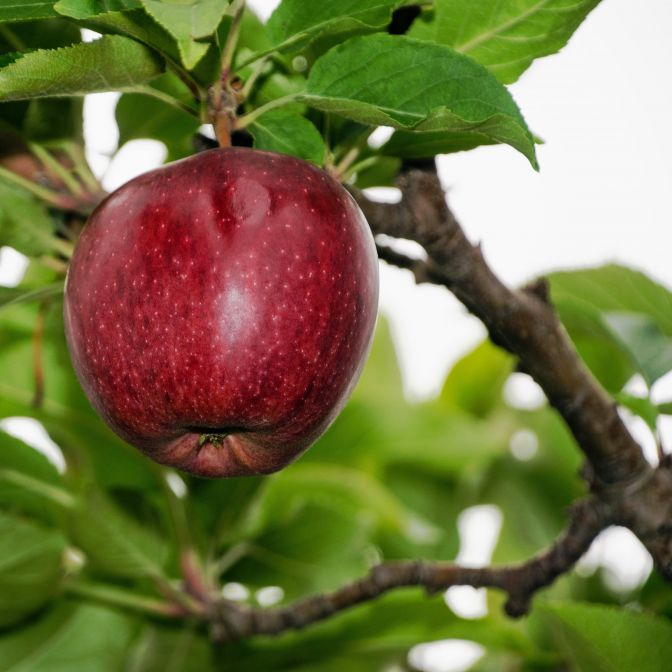
%> input picture elmaa.jpg, 672 x 672 px
$ octave elma_background.m   (GNU Octave 9; MATLAB toolbox functions it lacks are replaced by stand-ins)
%> lines starting %> are read from the running program, lines starting %| are printed output that depends on the picture; in (x1, y1, x2, y2) boxes, pixels count from 0 and x2, y2 are one past the last pixel; in counts of white or black regions, pixels touching at a corner belong together; the program's own positions count from 1
%> further down, I is the input picture: size 672x672x3 uint8; mean R, G, B 117.5, 116.4, 69.8
### elmaa_remove.m
function [BW,maskedRGBImage] = createMask(RGB)
%createMask  Threshold RGB image using auto-generated code from colorThresholder app.
%  [BW,MASKEDRGBIMAGE] = createMask(RGB) thresholds image RGB using
%  auto-generated code from the colorThresholder app. The colorspace and
%  range for each channel of the colorspace were set within the app. The
%  segmentation mask is returned in BW, and a composite of the mask and
%  original RGB images is returned in maskedRGBImage.

% Auto-generated by colorThresholder app on 06-Mar-2022
%------------------------------------------------------


% Convert RGB image to chosen color space
I = rgb2lab(RGB);
%> I: size 672x672x3 double; mean of channels 1, 2, 3 48.2, -6.1, 26.1

% Define thresholds for channel 1 based on histogram settings
channel1Min = 1.468;
channel1Max = 91.614;

% Define thresholds for channel 2 based on histogram settings
channel2Min = 13.253;
channel2Max = 58.129;

% Define thresholds for channel 3 based on histogram settings
channel3Min = -6.943;
channel3Max = 72.360;

% Create mask based on chosen histogram thresholds
sliderBW = (I(:,:,1) >= channel1Min ) & (I(:,:,1) <= channel1Max) & ...
    (I(:,:,2) >= channel2Min ) & (I(:,:,2) <= channel2Max) & ...
    (I(:,:,3) >= channel3Min ) & (I(:,:,3) <= channel3Max);
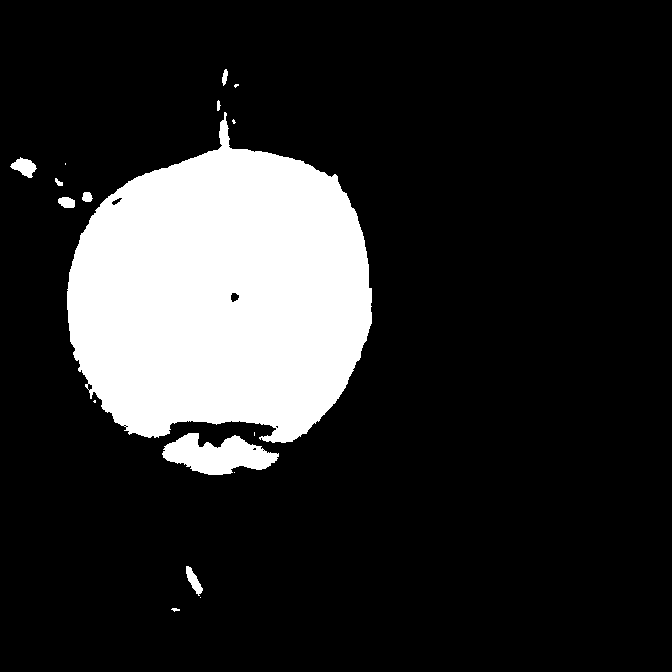
%> sliderBW: size 672x672 logical; 16.8% white; 17 white regions (7 under 20 px), largest, box (x1, y1, x2, y2) and area: (67, 112, 372, 443) 71896, (162, 433, 279, 475) 2965, (10, 157, 37, 178) 315
BW = sliderBW;

% Initialize output masked image based on input image.
maskedRGBImage = RGB;

% Set background pixels where BW is false to zero.
maskedRGBImage(repmat(~BW,[1 1 3])) = 0;
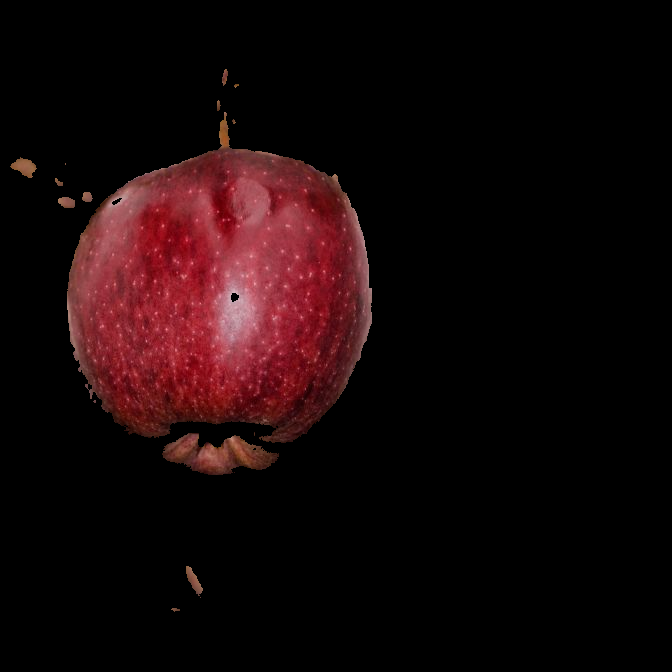
%> maskedRGBImage: size 672x672x3 uint8; mean R, G, B 22.6, 7.5, 8.5

end

### elma_background.m
I = imread('elmaa.jpg');
imshow(I)
[bw,rgb] = elmaa_remove(I);
figure,imshow(bw);
figure,imshow(rgb);

$ run again, with casemiro.jpg copied over elmaa.jpg
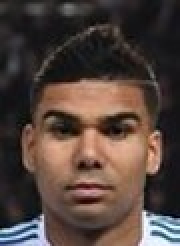
%> input picture casemiro.jpg, 90 x 123 px (shown 2 times larger)
%> I is the input picture: size 123x90x3 uint8; mean R, G, B 83, 67.2, 60.7
%> I: size 123x90x3 double; mean of channels 1, 2, 3 28.8, 5.8, 6.2
%> in createMask, `sliderBW = (I(:,:,1) >= channel1Min ) & (I(:,:,1) <= channel1Max) & (I..`:
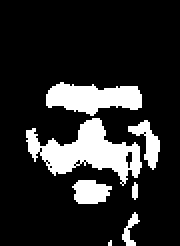
%> sliderBW: size 123x90 logical (shown 2 times larger); 16.7% white; 7 white regions (1 under 20 px), largest, box (x1, y1, x2, y2) and area: (13, 59, 71, 93) 874, (23, 41, 71, 58) 538, (36, 90, 56, 102) 182, (64, 60, 80, 85) 161, (61, 106, 70, 123) 63, (66, 91, 69, 100) 22
%> in createMask, `maskedRGBImage(repmat(~BW,[1 1 3])) = 0;`:
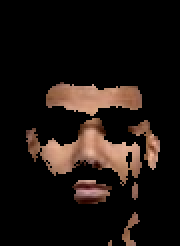
%> maskedRGBImage: size 123x90x3 uint8 (shown 2 times larger); mean R, G, B 27.8, 19.8, 15.9

$ run again, with elma.jpg copied over elmaa.jpg
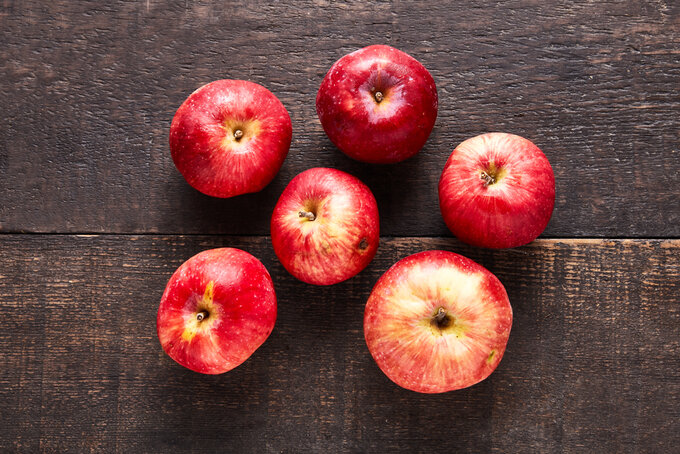
%> input picture elma.jpg, 680 x 454 px
%> I is the input picture: size 454x680x3 uint8; mean R, G, B 110.5, 68.5, 65.5
%> I: size 454x680x3 double; mean of channels 1, 2, 3 34.4, 15.8, 10.7
%> in createMask, `sliderBW = (I(:,:,1) >= channel1Min ) & (I(:,:,1) <= channel1Max) & (I..`:
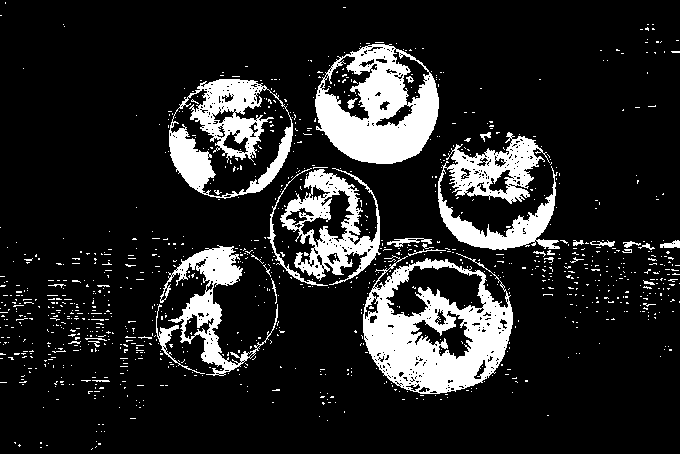
%> sliderBW: size 454x680 logical; 14.7% white; 1059 white regions (1024 under 20 px), largest, box (x1, y1, x2, y2) and area: (363, 253, 513, 394) 10762, (315, 44, 439, 164) 8721, (438, 132, 560, 250) 6134
%> in createMask, `maskedRGBImage(repmat(~BW,[1 1 3])) = 0;`:
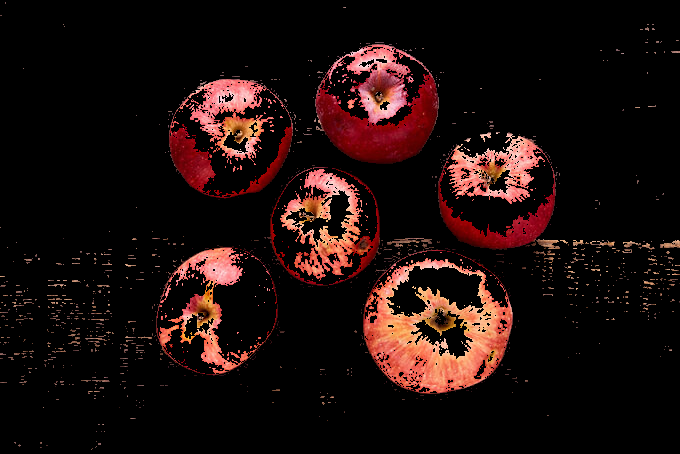
%> maskedRGBImage: size 454x680x3 uint8; mean R, G, B 28.5, 13.5, 11.7
